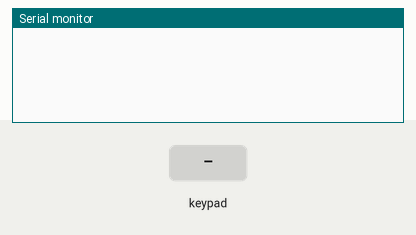
Recording of a sketch running on a simulated Arduino Uno, built with avr-gcc and run on an emulated ATmega328P. On the bench: the last lines printed to the serial monitor. Wiring (inferred from the names in the program): 3×3 keypad with keys 1 2 3 4 5 6 7 8 9 (labels assumed): rows pin 8, pin 9, pin 10; columns pin 2, pin 3, pin 4. The inputs (shaded band) are chosen by the test bench.

Above: at 1.2 s.
1.3 s: key '1' pressed
At 2.3 s:
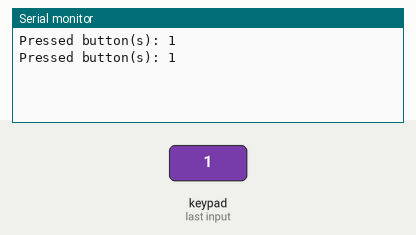
2.8 s: keypad keys 1 2 pressed 0.4 s apart
At 4.7 s:
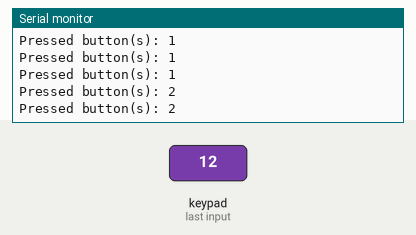
5.1 s: key '3' pressed
At 6.2 s:
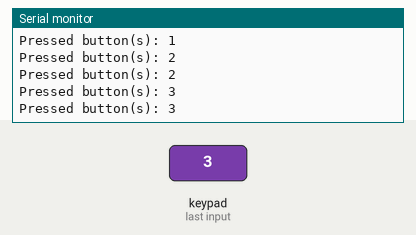
6.6 s: keypad keys 2 5 pressed 0.4 s apart
At 8.7 s:
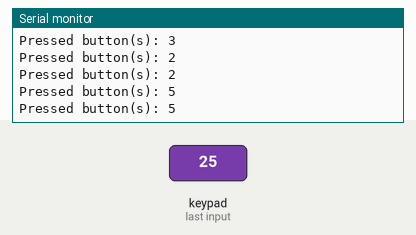
Timing chart, 0 to 9.9 s (numbered marks = the images above; inputs shaded):
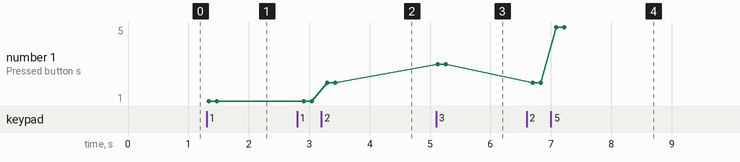

The sketch:

buttonM.ino
```cpp
#define FIRST_ROW 8
#define SECOND_ROW 9
#define THIRD_ROW 10
#define FIRST_COL 2
#define SECOND_COL 3
#define THIRD_COL 4

int rowConditions[3][3] = {
  {0, 1, 1},
  {1, 0, 1},
  {1, 1, 0}
};

void setup() {
  pinMode(FIRST_COL, INPUT_PULLUP);
  pinMode(SECOND_COL, INPUT_PULLUP);
  pinMode(THIRD_COL, INPUT_PULLUP);
  pinMode(FIRST_ROW, OUTPUT);
  pinMode(SECOND_ROW, OUTPUT);
  pinMode(THIRD_ROW, OUTPUT);
  Serial.begin(9600);
}

void loop() {
  check_state();
}


 void check_state(){
 int buttonStates[9] = {0};

  for (int i = 0; i < 3; i++) {
    digitalWrite(FIRST_ROW, rowConditions[i][0]);
    digitalWrite(SECOND_ROW, rowConditions[i][1]);
    digitalWrite(THIRD_ROW, rowConditions[i][2]);

    for (int button = 0; button < 9; button++) {
      int rowPin = (button < 3) ? FIRST_ROW : (button < 6) ? SECOND_ROW : THIRD_ROW;
      int colPin = (button % 3 == 0) ? FIRST_COL : (button % 3 == 1) ? SECOND_COL : THIRD_COL;

      int rowState = digitalRead(rowPin);
      int colState = digitalRead(colPin);

      if (rowState == 0 && colState == 0) {
        buttonStates[button] = 1;
      }
    }

    delay(10);
  }

  bool wasButtonPressed = false;

  for (int i = 0; i < 9; i++) {
    if (buttonStates[i] == 1) {
      if (!wasButtonPressed){
        Serial.print("Pressed button(s): ");
        wasButtonPressed = true;
      }
      Serial.print(i + 1);
      Serial.print(" ");
    }
  }

  if (wasButtonPressed){
    Serial.println();
  }

  delay(100);
 }
```

Measured:
- after the input at 1.3 s, the serial monitor: prints a new line at once (image 1)
- after the input at 2.8 s, the serial monitor: prints a new line after 0.50 s (image 2)
- after the input at 5.1 s, the serial monitor: prints a new line at once (image 3)
- after the input at 6.6 s, the serial monitor: prints a new line after 0.10 s (image 4)
- plotted number 1: 1 → 2 after the input at 2.8 s, 2 → 3 after the input at 5.1 s, 3 → 5 after the input at 6.6 s
